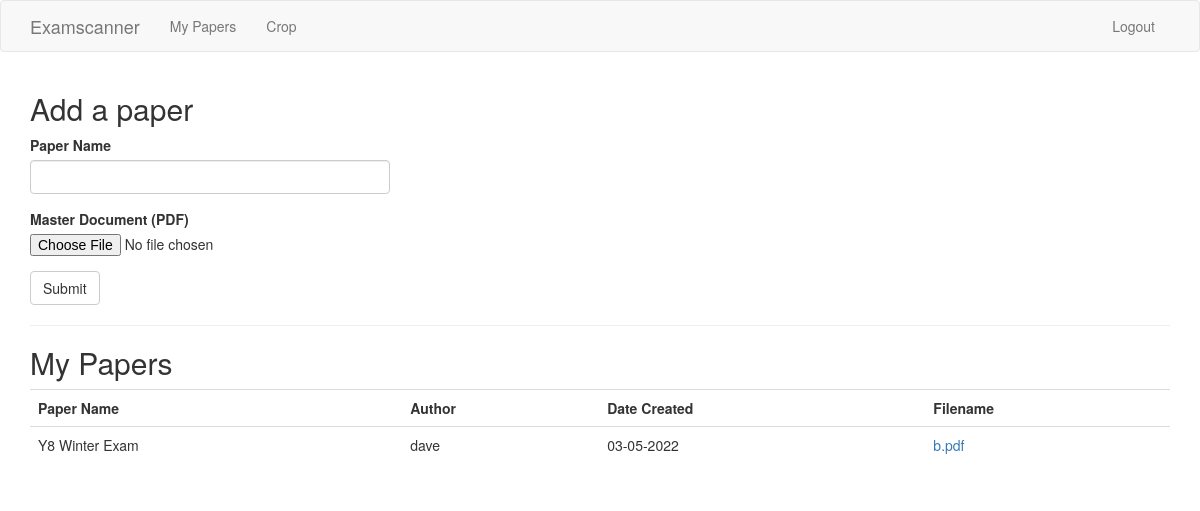
/user/dave (signed in), run on the app's committed database.
### app/models.py (models this page shows, shortened)
class Paper(db.Model):
    id = db.Column(db.Integer, primary_key=True)
    paper_name = db.Column(db.String(140))
    filename = db.Column(db.String(300))
    created_time = db.Column(db.DateTime, index=True, default=datetime.utcnow)
    user_id = db.Column(db.Integer, db.ForeignKey('user.id'))

class User(UserMixin, db.Model):
    id = db.Column(db.Integer, primary_key=True)
    username = db.Column(db.String(64), index=True, unique=True)
    email = db.Column(db.String(120), index=True, unique=True)
    password_hash = db.Column(db.String(128))
    papers = db.relationship('Paper', backref='author', lazy='dynamic')

### app/routes.py (the view, shortened to what this page needs)
@app.route('/user/<username>', methods=['GET', 'POST'])
@login_required
def user(username):
    user = User.query.filter_by(username=username).first_or_404()
    papers=user.papers.all()
    form = PaperForm()
    return render_template('user.html', user=user, form=form, papers=papers)

### app/forms.py
class PaperForm(FlaskForm):
    paper = StringField('Paper Name', validators=[DataRequired(), Length(min=1, max=140)])
    file = FileField('Master Document (PDF)', validators=[FileRequired(), FileAllowed(['pdf'], 'Only PDF documents are allowed.')])
    submit = SubmitField('Submit')

### app/models.py (called while the page is built)
@login.user_loader
def load_user(id):
    return User.query.get(int(id))

### app/templates/user.html
{% extends "base.html" %}
{% import 'bootstrap/wtf.html' as wtf %}
{% block app_content %}
<h2>Add a paper</h2>
<div class="row">
    <div class="col-md-4">
        {{ wtf.quick_form(form) }}
    </div>
</div>
<hr>
<h2>My Papers</h2>
<table class="table">
    <th scope="col">Paper Name</th>
    <th scope="col">Author</th>
    <th scope="col">Date Created</th>
    <th scope="col">Filename</th>
    {% for paper in papers %}
    <tr valign="top">
        <td>{{ paper.paper_name }}</td>
        <td>{{ paper.author.username }}</td>
        <td>{{ paper.created_time.strftime('%d-%m-%Y') }}</td>
        <td><a href="{{ url_for('upload', filename=paper.filename) }}">{{ paper.filename }}</a></td>
    </tr>
    {% endfor %}
</table>
{% endblock %}

### data on the page
Paper: paper_name "Y8 Winter Exam", author.username "dave", created_time "03-05-2022", filename "b.pdf"
